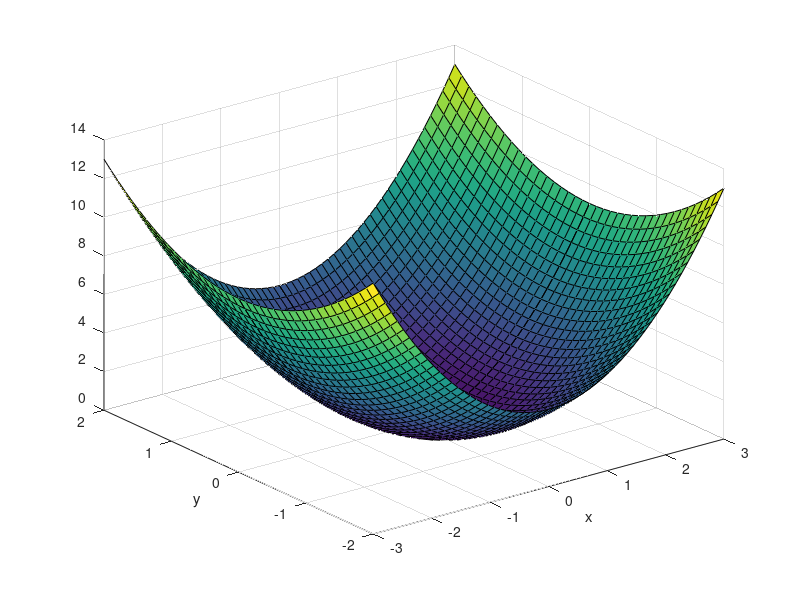

Source code (MATLAB):
% sort the x and y variables in a 2D plane and correspond to Z variable
% unsorted z = f(x,y) to sorted z = f(x,y)
%
% Mengjia He, 2022.05.23

clearvars;
clc;
% imput x and y data
x = [linspace(0,3,30),linspace(0,-3,30)];
y = [linspace(0,2,20),linspace(0,-2,20)];

% generate z data
[X,Y] = meshgrid(x,y);
Z = X.^2+Y.^2;

% sort x and y, correspond to z
[X,Index1] = sort(X,2);
[Y,Index2] = sort(Y,1);
Z = Z(Index2(:,1),Index1(1,:));

% plot z = f(x,y)
surf(X,Y,Z);
xlabel('x');
ylabel('y');
